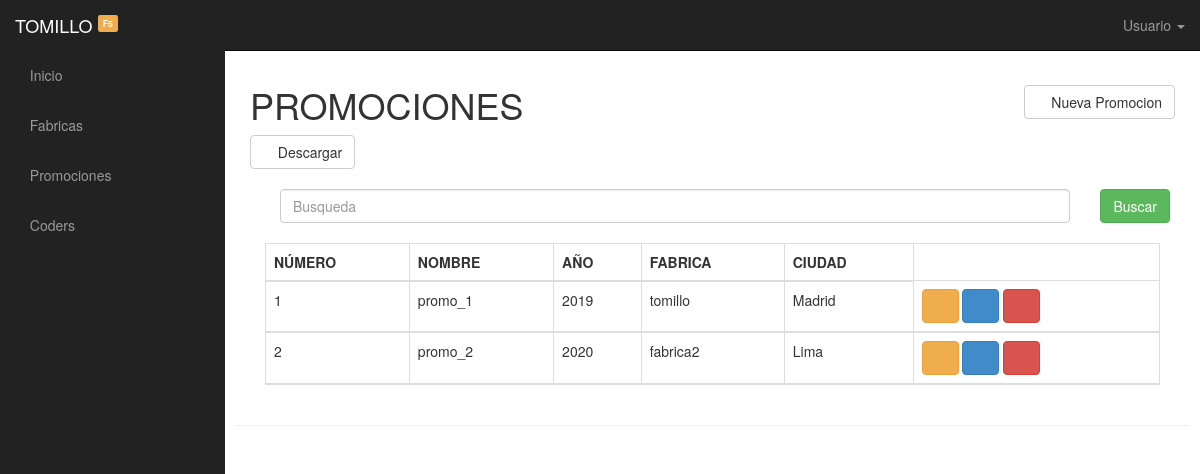
The page /Grupal3/php/promociones.php on the database as committed earlier.
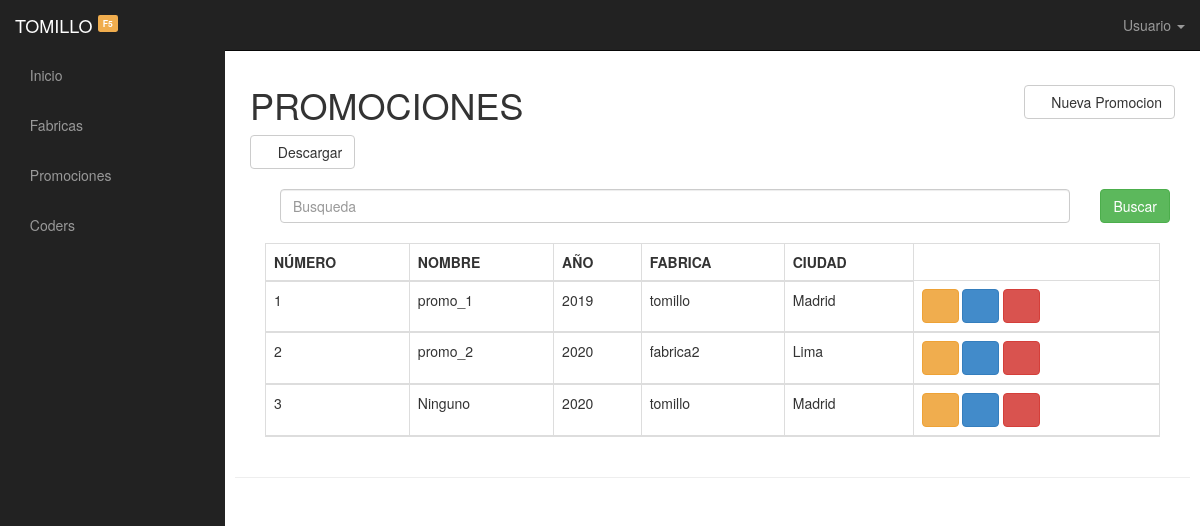
The same page on the database as committed later.
### tables this page shows
CREATE TABLE `promocion` (
  `id_promocion` int(11) NOT NULL,
  `nombre` varchar(50) NOT NULL,
  `ano` year(4) NOT NULL,
  `fk_fabrica` int(11) NOT NULL,
  `estado` char(1) NOT NULL
);

CREATE TABLE `fabrica` (
  `id_fabrica` int(11) NOT NULL,
  `nombre` varchar(50) NOT NULL,
  `fk_ciudad` int(11) NOT NULL,
  `estado` char(1) NOT NULL
);

CREATE TABLE `ciudad` (
  `id_ciudad` int(11) NOT NULL,
  `nombre` varchar(50) NOT NULL,
  `fk_pais` int(11) NOT NULL
);

### grupal3/php/promociones.php (the view, shortened to what this page needs)
<!DOCTYPE html>
<html lang="en">
  <head>
    <link rel="stylesheet" href="../css/bootstrap.css">
    <link rel="stylesheet" href="../css/sb-admin.css">
    <link rel="stylesheet" href="../css/font-awesome.min.css">
    <link rel="stylesheet" type="text/css" href="../css/style.css">
    <link rel="stylesheet" href="../css/stacktable.css">
  </head>
  <body>
     <div id="wrapper">
      <nav class="navbar navbar-inverse navbar-fixed-top" role="navigation">
          <div class="navbar-header">
                   <a class="navbar-brand" href="../index.php"> TOMILLO <sup><small><span class="label label-warning">F5</span></small></sup> </a>
          </div>
          <div class="collapse navbar-collapse navbar-ex1-collapse">
              <ul class="nav navbar-nav side-nav">
                    <li><a href="../index.php"><i class="fa fa-home"></i> Inicio</a></li>
                    <li><a href="fabricas.php"><i class='fa fa-tasks'></i> Fabricas </a></li>
                    <li><a href="promociones.php"><i class="fa fa-users"></i> Promociones </a></li>
                    <li><a href="coders.php"><i class="fa fa-smile-o"></i> Coders </a></li>
              </ul>
              <ul class="nav navbar-nav navbar-right navbar-user">
                    <li class="dropdown user-dropdown"><a href="#" class="dropdown-toggle" data-toggle="dropdown"> Usuario <b class="caret"></b></a>
                    </li>
              </ul>
          </div>
      </nav>
     <div id="page-wrapper">
		    <div class="row">
  		    <div class="col-md-12" id="target">
                  <div class="btn-group pull-right">
                      <a class="btn btn-default" name="agregar" id="agregar"><i class="fa fa-users" aria-hidden="true"></i> Nueva Promocion</a>
                  </div>
  			          <h1>PROMOCIONES</h1>
  				        <a href="" class="btn btn-default" id="cmd"><i class='fa fa-download'></i> Descargar</a>
    							<br><br>
      			 <div class="container table-sm table-responsive{-sm|-md|-lg|-xl} justify-content-between">
                  <form method="post" class="form-inline ">
                      <div class="form-group col-md-11">
                          <input type="" name="buscar" placeholder="Busqueda" class="form-control mr-sm-6">
                      </div>
                      <div class="form-group col-md-1">
                          <input type="submit" id="buscar" value="Buscar" class="btn btn-success">
                      </div>
                  </form>
              </div>
              <br>
              <div class="container table-sm">
                  <table class="table table-bordered table-hover" id="tabla1" border="0">
                      <thead class="thead-light">
                        <tr>
                            <th class="datos">número</th>
                            <th class="datos">nombre</th>
                            <th class="datos">año</th>
                            <th class="datos">fabrica</th>
                            <th class="datos">ciudad</th>
                        </tr>
                              <?php
                                include 'conexion.php';
                                if (isset($_POST['buscar'])) {
                                  $bus = $_POST['buscar'];
                                  if ($bus!="") {
                                   $cond="AND (promocion.nombre like '%$bus%' OR fabrica.nombre like '%$bus%' OR ciudad.nombre like '%$bus%')";
                                    }else{
                                          $cond="";
                                    }
                                  }
                                  else{
                                      $cond="";
                                  }
                                $list="SELECT promocion.nombre, promocion.ano, fabrica.nombre, ciudad.nombre, promocion.id_promocion  FROM promocion,fabrica, ciudad where promocion.fk_fabrica=fabrica.id_fabrica and fabrica.fk_ciudad=ciudad.id_ciudad and promocion.estado='1' $cond";
                                $con_list=mysqli_query($link,$list);
                                $cont=1;
                                  while ($arrlist= mysqli_fetch_array($con_list)) {?>
                                  <tr>
                                      <td><?php echo $cont; ?></td>
                                      <td><?php echo $arrlist[0]; ?></td>
                                      <td><?php echo $arrlist[1]; ?></td>
                                      <td><?php echo $arrlist[2]; ?></td>
                                      <td><?php echo $arrlist[3]; ?></td>
                                      <td>
                                          <a href="listado_promocion.php?lis=<?php echo $arrlist[4]; ?>" class="btn btn-warning"><i class="fa fa-eye" aria-hidden="true"></i></a>
                                          <a href="modificar_promocion.php?mod=<?php echo $arrlist[4]; ?>" class="btn btn-primary"><i class="fa fa-pencil-square-o" aria-hidden="true"></i></a>
                                          <a href="eliminar_promocion.php?eli=<?php echo $arrlist[4]; ?>" class="btn btn-danger"><i class="fa fa-trash-o" aria-hidden="true"></i></a>
                                      </td>
                                  </tr>
                          <?php
                              $cont++;
                          } ?>
                      </thead>
                  </table>
              </div>
          </div>
            <hr>
      </div>
   </div>
 </div>
  </body>
</html>

### grupal3/css/sb-admin.css (style rules this page uses)
body { margin-top: 50px; }
#wrapper { padding-left: 0; }
#page-wrapper { width: 100%; padding: 5px 15px; }
@media (min-width:768px) { #wrapper { padding-left: 225px; } }
@media (min-width:768px) { #page-wrapper { padding: 15px 25px; } }
@media (min-width:768px) { .side-nav { margin-left: -225px; left: 225px; width: 225px; position: fixed; top: 50px; height: 100%; border-radius: 0; border: none; background-color: #222222; overflow-y: auto; } }
@media (min-width:768px) { .side-nav>li>a { width: 225px; } }
@media (min-width:768px) { .navbar-collapse { padding-left: 15px !important; padding-right: 15px !important; } }

### grupal3/css/style.css (style rules this page uses)
span { color: red; }
.datos { text-transform: uppercase; }

### grupal3/css/stacktable.css (style rules this page uses)
.stacktable { width: 100%; }
.stacktable.large-only { display: table; }

Rows that differ between the two databases and show on the page:
added promocion: nombre "Ninguno", ano "2020", fk_fabrica.nombre "tomillo", ciudad.nombre "Madrid"
